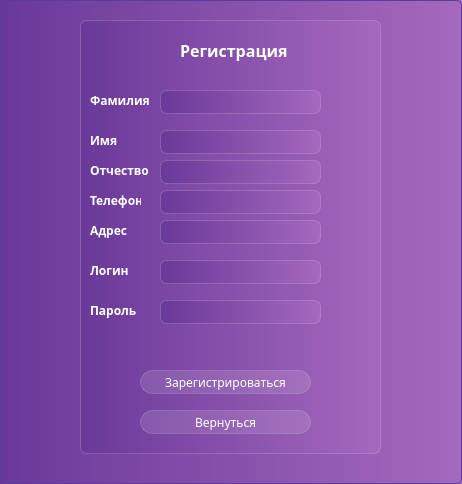
<?xml version="1.0" encoding="UTF-8"?>
<ui version="4.0">
 <class>Dialog</class>
 <widget class="QDialog" name="Dialog">
  <property name="geometry">
   <rect>
    <x>0</x>
    <y>0</y>
    <width>462</width>
    <height>484</height>
   </rect>
  </property>
  <property name="windowTitle">
   <string>Dialog</string>
  </property>
  <property name="styleSheet">
   <string notr="true">background-color:  qlineargradient( spread:pad,  x1:0, y1:0, x2:1, y2:0,  stop:0 rgba(105, 57, 153, 255),  stop:1 rgba(165, 105, 189, 255));  border: 1px solid #5D3B9B;  border-radius: 5px;
font-family: Everlasting;</string>
  </property>
  <widget class="QFrame" name="frame">
   <property name="geometry">
    <rect>
     <x>80</x>
     <y>20</y>
     <width>301</width>
     <height>434</height>
    </rect>
   </property>
   <property name="styleSheet">
    <string notr="true">backgroud-color: rgba(255, 255, 255, 30);
border: 1px solid rgba(255, 255, 255, 40);
border-radius: 7px;</string>
   </property>
   <widget class="QLineEdit" name="lineEdit_4">
    <property name="geometry">
     <rect>
      <x>80</x>
      <y>170</y>
      <width>161</width>
      <height>24</height>
     </rect>
    </property>
   </widget>
   <widget class="QPushButton" name="pushButton_2">
    <property name="geometry">
     <rect>
      <x>60</x>
      <y>390</y>
      <width>171</width>
      <height>24</height>
     </rect>
    </property>
    <property name="styleSheet">
     <string notr="true">QPushButton {
color: white;
background-color: rgba(255,255,255,30);
border: 1px solid rgba(255,255,255,40);
border-radius: 12px;
} 
QPushButton:hover{
background-color: rgba(255,255,255,40);
}</string>
    </property>
    <property name="text">
     <string>Вернуться</string>
    </property>
   </widget>
   <widget class="QLineEdit" name="lineEdit_2">
    <property name="geometry">
     <rect>
      <x>80</x>
      <y>110</y>
      <width>161</width>
      <height>24</height>
     </rect>
    </property>
   </widget>
   <widget class="QPushButton" name="pushButton">
    <property name="geometry">
     <rect>
      <x>60</x>
      <y>350</y>
      <width>171</width>
      <height>24</height>
     </rect>
    </property>
    <property name="styleSheet">
     <string notr="true">QPushButton {
color: white;
background-color: rgba(255,255,255,30);
border: 1px solid rgba(255,255,255,40);
border-radius: 12px;
} 
QPushButton:hover{
background-color: rgba(255,255,255,40);
}</string>
    </property>
    <property name="text">
     <string>Зарегистрироваться</string>
    </property>
   </widget>
   <widget class="QLineEdit" name="lineEdit">
    <property name="geometry">
     <rect>
      <x>80</x>
      <y>70</y>
      <width>161</width>
      <height>24</height>
     </rect>
    </property>
   </widget>
   <widget class="QLineEdit" name="lineEdit_3">
    <property name="geometry">
     <rect>
      <x>80</x>
      <y>140</y>
      <width>161</width>
      <height>24</height>
     </rect>
    </property>
   </widget>
   <widget class="QLabel" name="label">
    <property name="geometry">
     <rect>
      <x>100</x>
      <y>20</y>
      <width>121</width>
      <height>21</height>
     </rect>
    </property>
    <property name="styleSheet">
     <string notr="true">color: white;
font-weight: bold;
border: none;
font-size: 12pt;
background-color: none;</string>
    </property>
    <property name="text">
     <string>Регистрация</string>
    </property>
   </widget>
   <widget class="QLineEdit" name="lineEdit_5">
    <property name="geometry">
     <rect>
      <x>80</x>
      <y>200</y>
      <width>161</width>
      <height>24</height>
     </rect>
    </property>
   </widget>
   <widget class="QLineEdit" name="lineEdit_6">
    <property name="geometry">
     <rect>
      <x>80</x>
      <y>240</y>
      <width>161</width>
      <height>24</height>
     </rect>
    </property>
   </widget>
   <widget class="QLineEdit" name="lineEdit_7">
    <property name="geometry">
     <rect>
      <x>80</x>
      <y>280</y>
      <width>161</width>
      <height>24</height>
     </rect>
    </property>
   </widget>
   <widget class="QLabel" name="label_2">
    <property name="geometry">
     <rect>
      <x>10</x>
      <y>70</y>
      <width>61</width>
      <height>21</height>
     </rect>
    </property>
    <property name="styleSheet">
     <string notr="true">color: white;
font-weight: bold;
font-size: 9pt;
border: none;
background-color: none;</string>
    </property>
    <property name="text">
     <string>Фамилия</string>
    </property>
   </widget>
   <widget class="QLabel" name="label_3">
    <property name="geometry">
     <rect>
      <x>10</x>
      <y>110</y>
      <width>41</width>
      <height>21</height>
     </rect>
    </property>
    <property name="styleSheet">
     <string notr="true">color: white;
font-weight: bold;
font-size: 9pt;
border: none;
background-color: none;</string>
    </property>
    <property name="text">
     <string>Имя</string>
    </property>
   </widget>
   <widget class="QLabel" name="label_4">
    <property name="geometry">
     <rect>
      <x>10</x>
      <y>140</y>
      <width>61</width>
      <height>21</height>
     </rect>
    </property>
    <property name="styleSheet">
     <string notr="true">color: white;
font-weight: bold;
font-size: 9pt;
border: none;
background-color: none;</string>
    </property>
    <property name="text">
     <string>Отчество</string>
    </property>
   </widget>
   <widget class="QLabel" name="label_6">
    <property name="geometry">
     <rect>
      <x>10</x>
      <y>170</y>
      <width>51</width>
      <height>21</height>
     </rect>
    </property>
    <property name="styleSheet">
     <string notr="true">color: white;
font-weight: bold;
font-size: 9pt;
border: none;
background-color: none;</string>
    </property>
    <property name="text">
     <string>Телефон</string>
    </property>
   </widget>
   <widget class="QLabel" name="label_7">
    <property name="geometry">
     <rect>
      <x>10</x>
      <y>200</y>
      <width>41</width>
      <height>21</height>
     </rect>
    </property>
    <property name="styleSheet">
     <string notr="true">color: white;
font-weight: bold;
font-size: 9pt;
border: none;
background-color: none;</string>
    </property>
    <property name="text">
     <string>Адрес </string>
    </property>
   </widget>
   <widget class="QLabel" name="label_8">
    <property name="geometry">
     <rect>
      <x>10</x>
      <y>240</y>
      <width>41</width>
      <height>21</height>
     </rect>
    </property>
    <property name="styleSheet">
     <string notr="true">color: white;
font-weight: bold;
font-size: 9pt;
border: none;
background-color: none;</string>
    </property>
    <property name="text">
     <string>Логин</string>
    </property>
   </widget>
   <widget class="QLabel" name="label_9">
    <property name="geometry">
     <rect>
      <x>10</x>
      <y>280</y>
      <width>51</width>
      <height>21</height>
     </rect>
    </property>
    <property name="styleSheet">
     <string notr="true">color: white;
font-weight: bold;
font-size: 9pt;
border: none;
background-color: none;</string>
    </property>
    <property name="text">
     <string>Пароль</string>
    </property>
   </widget>
  </widget>
 </widget>
 <resources/>
 <connections/>
</ui>
